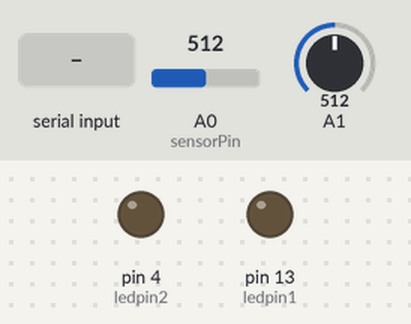
This sketch was run on a simulated Arduino Uno, built with avr-gcc and run on an emulated ATmega328P. On the bench: output pins drawn as LEDs (lit = HIGH). The test bench sets the inputs (shaded band); at power-on: A0 (sensorPin) = 512, A1 = 512. Pins used as bus, display or sensor lines are not drawn; what the sketch prints to the serial monitor is not drawn.

Above: at 2.1 s.
2.2 s: "1" received over the second serial link
At 3.4 s:
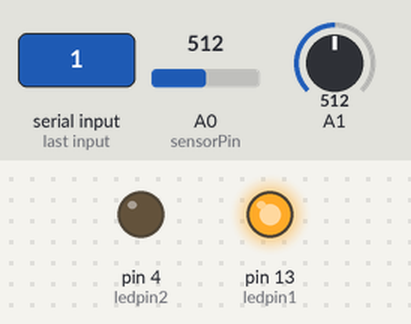
4.3 s: "2" received over the second serial link
At 6.3 s:
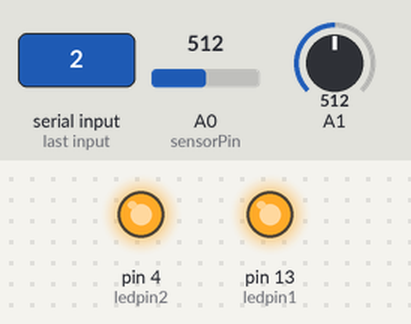
6.9 s: "0" received over the second serial link
At 9.2 s:
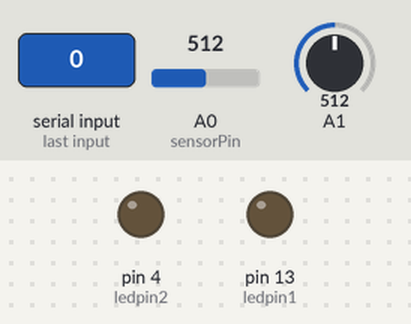
9.5 s: "2" received over the second serial link
At 11.0 s:
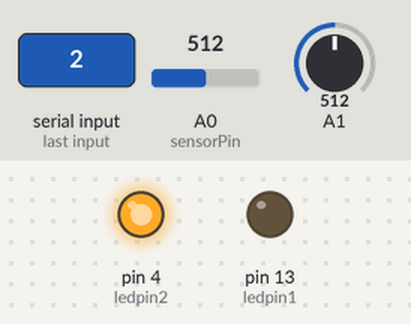
Timing chart, 0 to 12.5 s (numbered marks = the images above; inputs shaded):
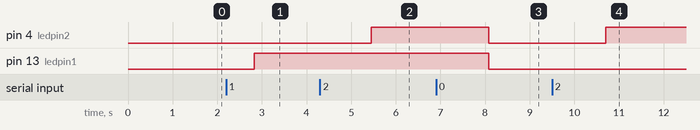

Measured:
- after the input at 2.2 s, pin 13 (ledpin1): LOW → HIGH after 0.63 s
- after the input at 4.3 s, pin 4 (ledpin2): LOW → HIGH after 1.2 s
- after the input at 6.9 s, pin 4 (ledpin2), pin 13 (ledpin1): HIGH → LOW after 1.2 s
- after the input at 9.5 s, pin 4 (ledpin2): LOW → HIGH after 1.2 s

The sketch:

pis_project_finalcode.ino
```cpp
#include <SoftwareSerial.h>
SoftwareSerial mySerial(10,11);
int ledpin1=13;
int ledpin2=4;
int Data;
int Sensorvalue;

int sensorPin = A0;   // select the analog input pin for the photoresistor

//Ultrasonic sensor code
const int trigPin = 9;
const int echoPin = 10;

float duration, distance;

void setup() {
  Serial.begin(9600);
//    for ultrasonic sensor
  pinMode(trigPin, OUTPUT);
  pinMode(echoPin, INPUT);
//  for bluetooth sensor
  pinMode(ledpin1,OUTPUT);
  pinMode(ledpin2,OUTPUT);
}

void loop() {
//  Serial.println(analogRead(sensorPin));
  Serial.print(analogRead(sensorPin));
  Serial.print('|');
  delay(200);

  if (mySerial.available())
  {
    Data=mySerial.read();
    if(Data=='1')
    {
      digitalWrite(ledpin1,HIGH);
    }
    else if(Data == '2')
    {
      digitalWrite(ledpin2,HIGH);
    }
    else if(Data == '0')
    {
      digitalWrite(ledpin1,LOW);
      digitalWrite(ledpin2,LOW);
    }
  }
  //    for ultrasonic sensor
  digitalWrite(trigPin, LOW);
  delay(2);
  digitalWrite(trigPin, HIGH);
  delay(10);
  digitalWrite(trigPin, LOW);
  duration = pulseIn(echoPin, HIGH);
  distance = (duration*.0343)/2;

//    Serial.print("Distance: ");
//  if (distance > 1200){
//    Serial.print('LOW');
//  }
//  else {
//    Serial.print('HIGH');
//  }

  Serial.print(distance);
  Serial.print('|');
//    delay(200);


  //Write on Bluetooth
  Sensorvalue = analogRead(A1);
  mySerial.println(Sensorvalue);
  mySerial.flush();
  delay(100);
}
```
